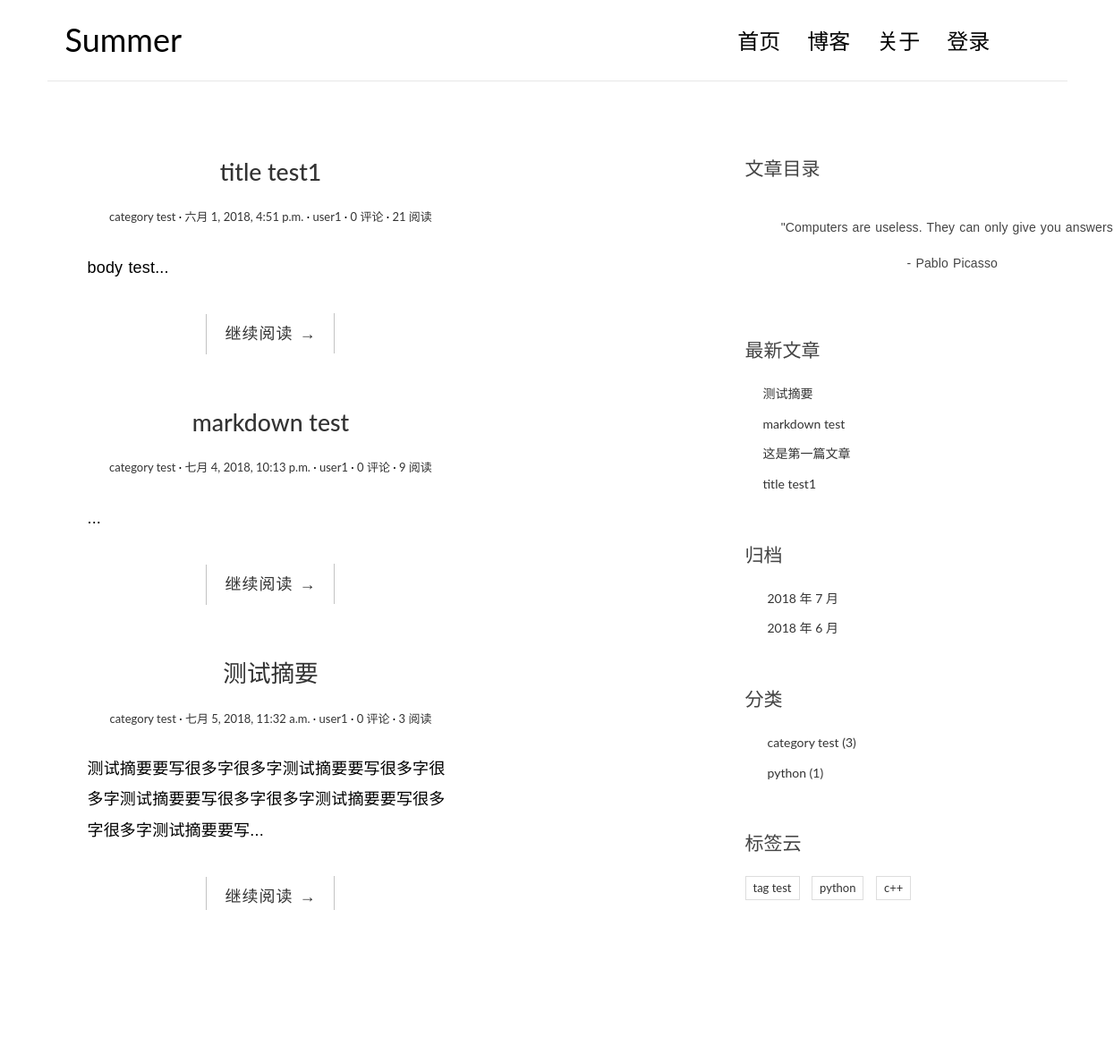
Page /category/1 on the earlier database version.
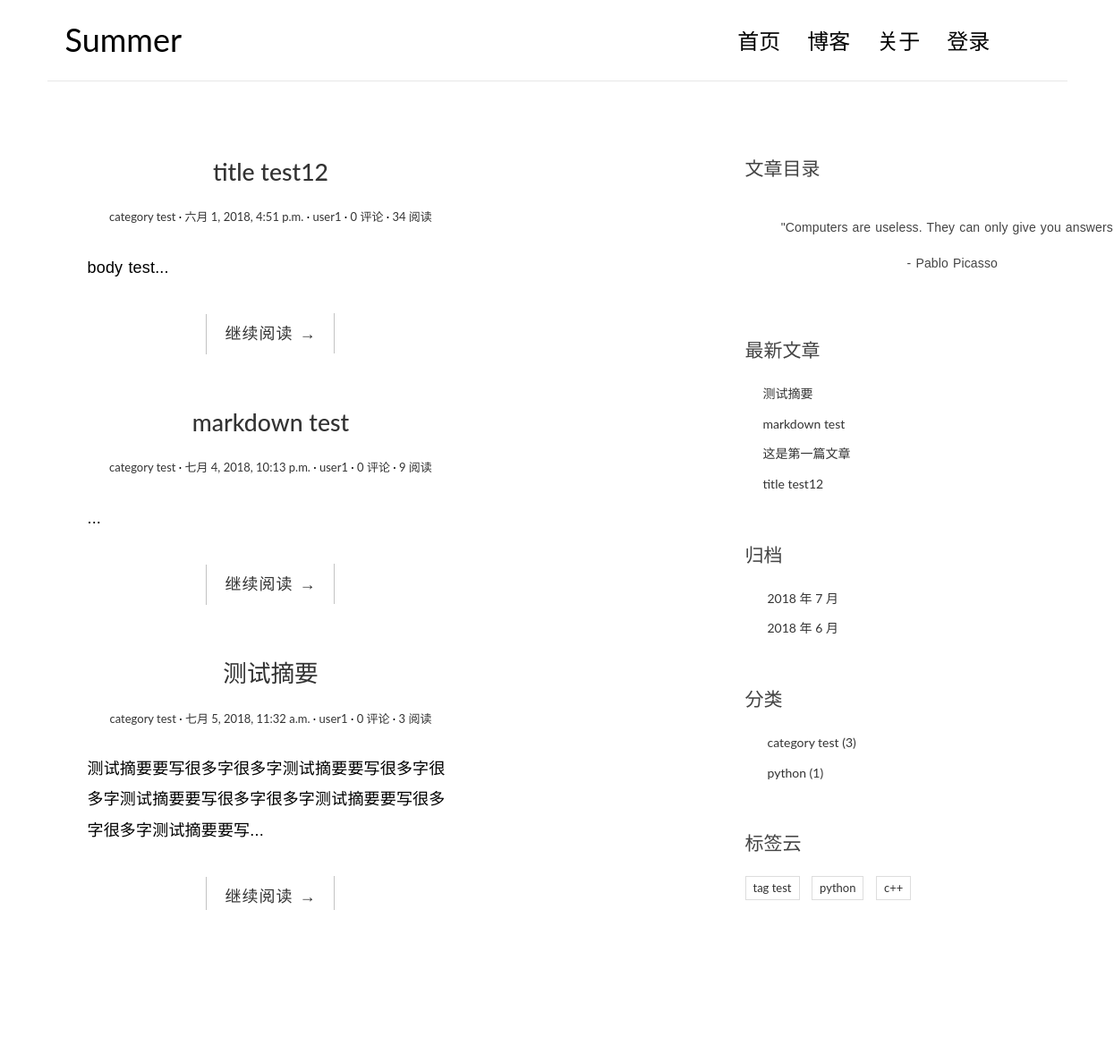
Same page on the later database version.
### blogapp/models.py (models this page shows, shortened)
class Post(models.Model):
    title = models.CharField(max_length=70)
    body = models.TextField()
    created_time = models.DateTimeField()
    modified_time = models.DateTimeField()
    excerpt = models.CharField(max_length=200, blank=True)
    category = models.ForeignKey(Category,on_delete=models.CASCADE)
    tags = models.ManyToManyField(Tag, blank=True)
    author = models.ForeignKey(User,on_delete=models.CASCADE)
    views=models.PositiveIntegerField(default=0)  #该类型的值只允许为正整数或 0
    def get_absolute_url(self):
        return reverse('blog:detail', kwargs={'pk': self.pk})

class Category(models.Model):
    name = models.CharField(max_length=100)

### blogapp/views.py (the view)
# urls.py: path('category/<int:pk>',views.CategoryView.as_view(),name='category'),
class CategoryView(ListView):
    model = Post
    template_name = 'blog/index.html'
    context_object_name = 'post_list'
    def get_queryset(self):
        cate = get_object_or_404(Category, pk=self.kwargs.get('pk'))
        return super(CategoryView, self).get_queryset().filter(category=cate)

### blogapp/templatetags/blog_tags.py (called while the page is built)
@register.simple_tag
def get_recent_posts(num=5):
    return Post.objects.all().order_by('-created_time')[:num]

@register.simple_tag
def archives():
    return Post.objects.dates('created_time', 'month', order='DESC')

@register.simple_tag
def get_categories():
    return Category.objects.annotate(num_posts=Count('post')).filter(num_posts__gt=0)

@register.simple_tag
def get_tags():
    return Tag.objects.annotate(num_posts=Count('post')).filter(num_posts__gt=0)

### templates/blog/index.html (shortened to what this page needs)
{% extends 'base.html' %}
{% block main %}
  <main class="col-md-8">
    {% for post in post_list %}
        <article class="post post--{{posk.pk}}">
            <header class="entry-header">
                <h1 class="entry-title">
                    <a href="{{post.get_absolute_url}}">{{post.title}}</a>
                </h1>
                <div class="entry-meta">
                    <span class="post-category"><a href="#">{{post.category.name}}</a></span>
                    <span class="post-date"><a href="#"><time class="entry-date"
                                                                      datetime="2012-11-09T23:15:57+00:00">{{post.created_time}}</time></a></span>
                    <span class="post-author"><a href="#">{{post.author}}</a></span>
                    <span class="comments-link"><a href="#">{{ post.comment_set.count }} 评论</a></span>
                    <span class="views-count"><a href="#">{{ post.views }} 阅读</a></span>
                </div>
            </header>
                <div class="entry-content clearfix">
                    <p>{{post.excerpt}}...</p>
                    <div class="read-more cl-effect-14">
                        <a href="{{post.get_absolute_url}}" class="more-link">继续阅读 <span class="meta-nav">→</span></a>
                    </div>
                </div>
        </article>
        {% empty %}
            <div class="no-post">暂时还没有发布的文章！</div>
    {%endfor%}
   </main>
{% endblock main %}
{% block toc %}
    <div class="widget widget-content">
        <h3 class="widget-title">文章目录</h3>
        <p style="white-space:pre" >
        "Computers are useless. They can only give you answers.” <br>
                                    - Pablo Picasso
        </p>
    </div>
{% endblock toc %}

### templates/base.html (shortened to what the changed rows need)
{% load staticfiles %}
{% load blog_tags %}
<!DOCTYPE html>
<html>
<head>
    <link rel="stylesheet" href="http://code.ionicframework.com/ionicons/2.0.1/css/ionicons.min.css">
    <link rel="stylesheet" href="{% static 'blog/css/bootstrap.min.css' %}">
    <link rel="stylesheet" href="{% static 'blog/css/pace.css' %}">
    <link rel="stylesheet" href="{% static 'blog/css/custom.css' %}">
    <link rel="stylesheet" href="{% static 'blog/css/highlights/github.css' %}">
</head>
<body>
<div class="container">
    <header id="site-header">
        <div class="row">
            <div class="col-md-4 col-sm-5 col-xs-8">
                <div class="logo">
                    <h1><a href="{% url 'blogapp:index' %}"><b>Summer</b></a></h1>
                </div>
            </div>
        </div>
    </header>
</div>
<div class="content-body">
    <div class="container">
        <div class="row">
		<main class="col-md-8">
			{% block main %}
			{% endblock main %}
		</main>
		<aside class="col-md-4">
            <div class="widget widget-recent-posts">
                {% get_recent_posts as recent_post_list %}
                <ul>
                  {% for post in recent_post_list %}
                  <li>
                    <a href="{{ post.get_absolute_url }}">{{ post.title }}</a>
                  </li>
                  {% empty %}
                    暂无文章！
                  {% endfor %}
                </ul>
            </div>
                {% archives as date_list %}
                    {% get_categories as category_list %}
                    {% get_tags as tag_list %}
            </aside>
        </div>
    </div>
</div>
</body>
</html>

Differences in the rows shown:
changed Post "body test": title "title test1" → "title test12"; views "21" → "34"
